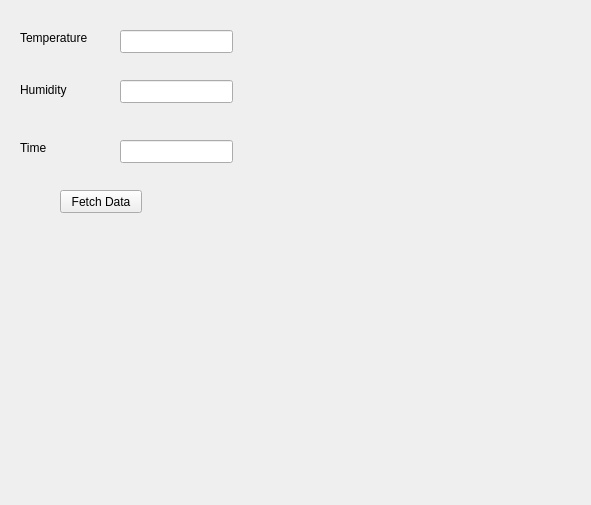
<?xml version="1.0" encoding="UTF-8"?>
<ui version="4.0">
 <class>TemperatureQT</class>
 <widget class="QMainWindow" name="TemperatureQT">
  <property name="geometry">
   <rect>
    <x>0</x>
    <y>0</y>
    <width>591</width>
    <height>505</height>
   </rect>
  </property>
  <property name="windowTitle">
   <string>TemperatureQT</string>
  </property>
  <property name="unifiedTitleAndToolBarOnMac">
   <bool>false</bool>
  </property>
  <widget class="QWidget" name="centralwidget">
   <widget class="QLabel" name="label">
    <property name="geometry">
     <rect>
      <x>20</x>
      <y>30</y>
      <width>91</width>
      <height>16</height>
     </rect>
    </property>
    <property name="text">
     <string>Temperature</string>
    </property>
   </widget>
   <widget class="QLabel" name="label_2">
    <property name="geometry">
     <rect>
      <x>20</x>
      <y>80</y>
      <width>71</width>
      <height>20</height>
     </rect>
    </property>
    <property name="text">
     <string>Humidity</string>
    </property>
   </widget>
   <widget class="QLabel" name="label_3">
    <property name="geometry">
     <rect>
      <x>20</x>
      <y>140</y>
      <width>61</width>
      <height>15</height>
     </rect>
    </property>
    <property name="text">
     <string>Time</string>
    </property>
   </widget>
   <widget class="QPushButton" name="pushButton">
    <property name="geometry">
     <rect>
      <x>60</x>
      <y>190</y>
      <width>82</width>
      <height>23</height>
     </rect>
    </property>
    <property name="text">
     <string>Fetch Data</string>
    </property>
   </widget>
   <widget class="QLineEdit" name="lineEdit">
    <property name="geometry">
     <rect>
      <x>120</x>
      <y>30</y>
      <width>113</width>
      <height>23</height>
     </rect>
    </property>
   </widget>
   <widget class="QLineEdit" name="lineEdit_2">
    <property name="geometry">
     <rect>
      <x>120</x>
      <y>80</y>
      <width>113</width>
      <height>23</height>
     </rect>
    </property>
   </widget>
   <widget class="QLineEdit" name="lineEdit_3">
    <property name="geometry">
     <rect>
      <x>120</x>
      <y>140</y>
      <width>113</width>
      <height>23</height>
     </rect>
    </property>
   </widget>
   <widget class="QLabel" name="label_4">
    <property name="geometry">
     <rect>
      <x>20</x>
      <y>239</y>
      <width>211</width>
      <height>61</height>
     </rect>
    </property>
    <property name="text">
     <string/>
    </property>
   </widget>
  </widget>
 </widget>
 <resources/>
 <connections/>
</ui>
